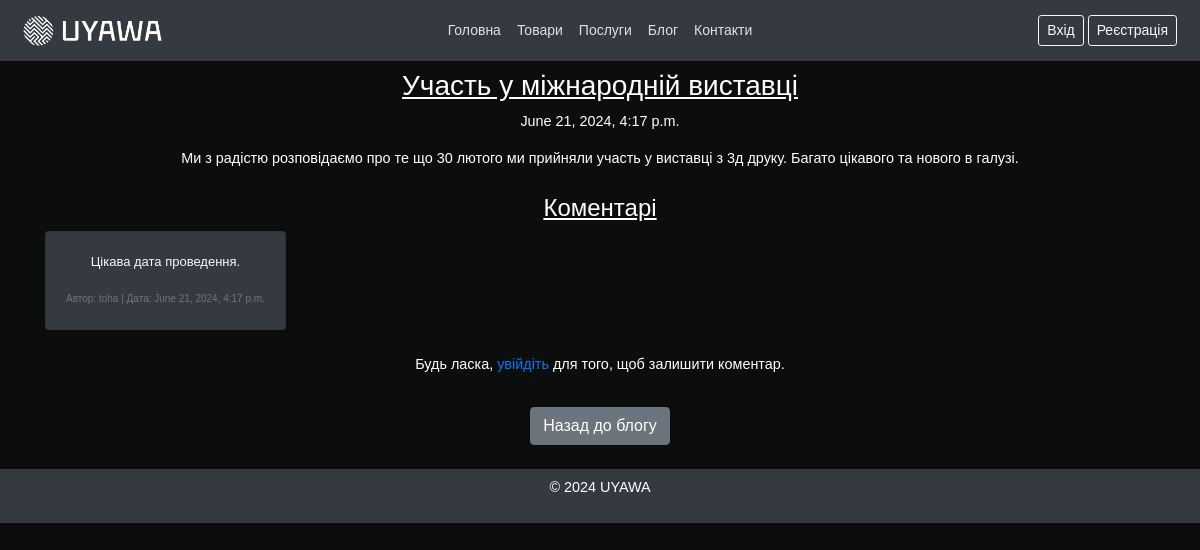
Page /blog/2/ on the earlier database version.
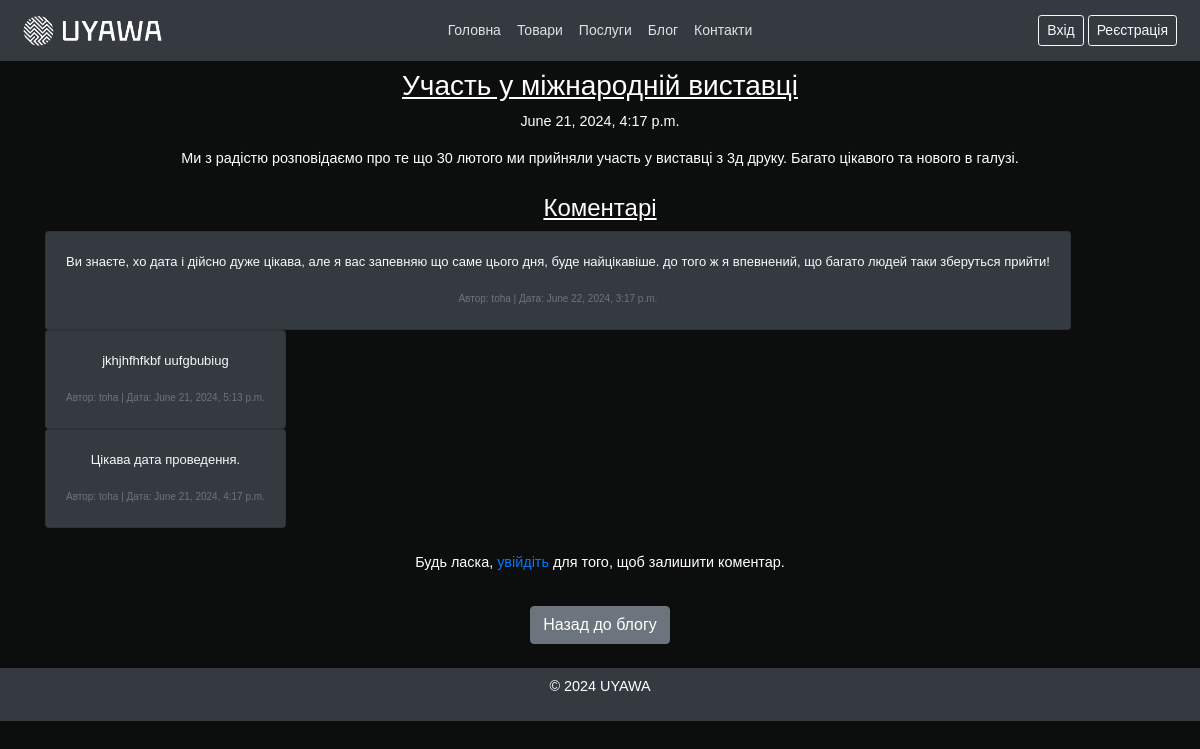
Same page on the later database version.
### blog/models.py (models this page shows)
class Comment(models.Model):
    post = models.ForeignKey(Post, on_delete=models.CASCADE)
    user = models.ForeignKey(CustomUser, on_delete=models.CASCADE, related_name='blog_comments')
    text = models.TextField()
    created_at = models.DateTimeField(auto_now_add=True)

### main/models.py (models this page shows, shortened)
class CustomUser(AbstractBaseUser, PermissionsMixin):
    phone_regex = RegexValidator(
        regex=r'^\+380\d{9}$',
        message="Номер телефону повинен мати формат: '+380ХХХХХХХХХ' ")
    username = models.CharField(max_length=150, unique=True, null=False)
    first_name = models.CharField(max_length=30, blank=False, null=False)
    last_name = models.CharField(max_length=30, blank=False, null=False)
    email = models.EmailField(unique=True, blank=False, null=False)
    phone_number = models.CharField(validators=[phone_regex], max_length=13, blank=False, null=False)
    is_active = models.BooleanField(default=True)
    is_staff = models.BooleanField(default=False)
    is_superuser = models.BooleanField(default=False)
    objects = CustomUserManager()
    USERNAME_FIELD = 'username'
    REQUIRED_FIELDS = ['email']

### blog/views.py (the view)
# urls.py: path('<int:pk>/', views.blog_detail, name='blog_detail'),
def blog_detail(request, pk):
    post = get_object_or_404(Post, pk=pk)
    comments = post.comment_set.all().order_by('-created_at')
    if request.method == 'POST':
        if request.user.is_authenticated:
            form = CommentForm(request.POST)
            if form.is_valid():
                comment = form.save(commit=False)
                comment.post = post
                comment.user = request.user
                comment.save()
                return redirect('blog_detail', pk=post.pk)
        else:
            return redirect('login')
    else:
        form = CommentForm()
    return render(request, 'blog/blog_detail.html', {'post': post, 'comments': comments, 'form': form})

### templates/blog/blog_detail.html (shortened to what this page needs)
{% extends 'base.html' %}
{% block content %}
<div class="container mt-2 text-center">
    <h3><u>{{ post.title }}</u></h3>
    <p>{{ post.published_date }}</p>
    <div class="content mb-4">
        {{ post.content }}
    </div>
    <h4><u>Коментарі</u></h4>
    <div class="comments mb-4">
        {% for comment in comments %}
            <div class="card bg-dark" style="width: max-content">
                <div class="card-body">
                    <p class="card-text text-light" style="font-size: small">{{ comment.text }}</p>
                    <p class="card-text"><small class="text-muted" style="font-size: x-small">Автор: {{ comment.user.username }} | Дата: {{ comment.created_at }}</small></p>
                </div>
            </div>
        {% empty %}
            <p>Коментарів ще немає.</p>
        {% endfor %}
    </div>
    {% if user.is_authenticated %}
        <h4>Додати коментар</h4>
        <form method="post">
            {% csrf_token %}
            {{ form.as_p }}
            <button type="submit" class="btn btn-primary">Додати коментар</button>
        </form>
    {% else %}
        <p>Будь ласка, <a href="{% url 'login' %}">увійдіть</a> для того, щоб залишити коментар.</p>
    {% endif %}
    <a href="{% url 'blog_home' %}" class="btn btn-secondary mt-3">Назад до блогу</a>
</div>
{% endblock %}

Differences in the rows shown:
added Comment: text "Ви знаєте, хо дата і дійсно дуже цікава, але я вас запевняю що саме цього дня, буде найцікавіше. до того ж я впевнений, що багато людей таки зберуться прийти!", user.username "toha", created_at "June 22, 2024, 3:17 p.m."
added Comment: text "jkhjhfhfkbf uufgbubiug", user.username "toha", created_at "June 21, 2024, 5:13 p.m."
